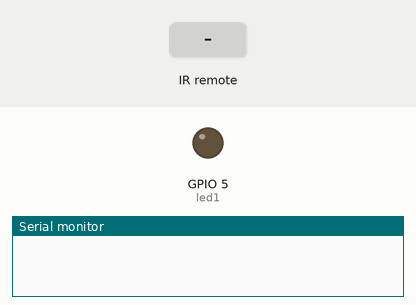
Bench run of a sketch on a simulated ESP8266 (NodeMCU). Shown: output pins drawn as LEDs (lit = HIGH), the last lines printed to the serial monitor. The inputs (shaded band) are chosen by the test bench.

Above: at 1.2 s.
1.3 s: infrared code 0x807F00FF received
At 1.8 s:
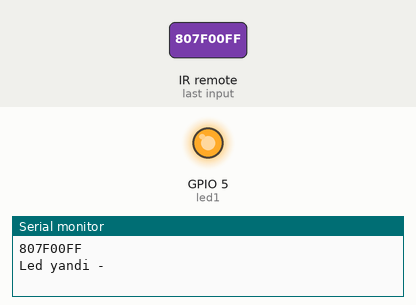
2.8 s: infrared code 0xFF6897 received
At 4.2 s:
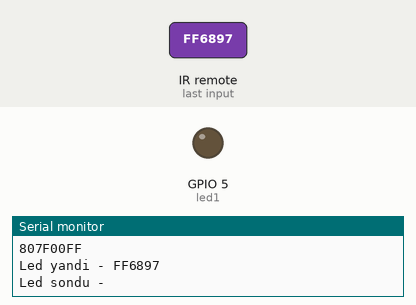
Timing chart, 0 to 5.8 s (numbered marks = the images above; inputs shaded):
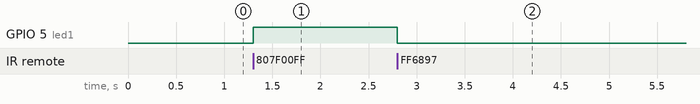

The sketch:

IR_Remote.ino
```cpp
#include <Arduino.h>
#include <IRremoteESP8266.h>
#include <IRrecv.h>
#include <IRutils.h>
#define BUTON 0x807F00FF
#define BUTONN 0xFF6897


int recvpin = 13;

int led1 = 5;

IRrecv irrecv(recvpin);

decode_results results;

void setup() {
  Serial.begin(9600);
  irrecv.enableIRIn();

  pinMode(led1, OUTPUT);
}

void loop() {
  if (irrecv.decode(&results)) {
    serialPrintUint64(results.value, HEX);
    Serial.println("");

    if (results.value == BUTON)
    {
      digitalWrite(led1, !digitalRead(led1));

      if(digitalRead(led1) == HIGH)
      Serial.print("Led yandi - ");
      else
      Serial.print("Led sondu - ");
    }
    if (results.value == BUTONN)
    {
      digitalWrite(led1, !digitalRead(led1));

      if(digitalRead(led1) == HIGH)
      Serial.print("Led yandi - ");
      else
      Serial.print("Led sondu - ");
    }
    delay(500);
    irrecv.resume();
  }
}
```

Measured:
- after the input at 1.3 s, GPIO 5 (led1): LOW → HIGH at once
- after the input at 2.8 s, GPIO 5 (led1): HIGH → LOW at once
